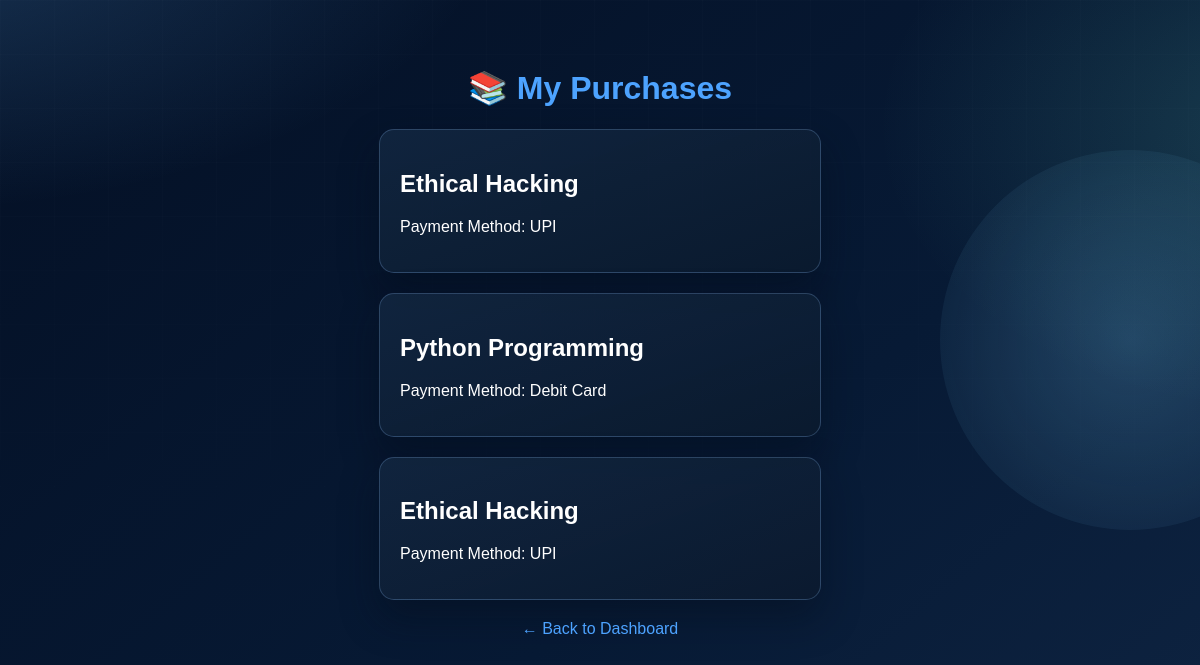
/my-purchases (signed in), run on the app's committed database.
### tables this page shows
CREATE TABLE purchases (
    id INTEGER PRIMARY KEY AUTOINCREMENT,
    email TEXT NOT NULL,
    book_name TEXT NOT NULL,
    payment_method TEXT NOT NULL
);

### app.py (the view)
@app.route('/my-purchases')
def my_purchases():
    if 'user' not in session:
        return redirect('/login')
    email = session['user']
    conn = get_db_connection()
    cursor = conn.cursor()
    cursor.execute(
        "SELECT * FROM purchases WHERE email=?",
        (email,)
    )
    purchases = cursor.fetchall()
    conn.close()
    return render_template(
        'my_purchases.html',
        purchases=purchases
    )

### app.py (called while the page is built)
def get_db_connection():
    conn = sqlite3.connect("database/bookverse.db")
    conn.row_factory = sqlite3.Row
    return conn

### templates/my_purchases.html (shortened to what this page needs)
<!DOCTYPE html>
<html>
<head>
</head>
<body>
<h1>📚 My Purchases</h1>
{% for item in purchases %}
<div class="card">
    <h2>{{ item['book_name'] }}</h2>
    <p>
        Payment Method:
        {{ item['payment_method'] }}
    </p>
</div>
{% endfor %}
<center>
    <a href="/dashboard">
        ← Back to Dashboard
    </a>
</center>
</body>
</html>

### templates/my_purchases.html (style rules this page uses)
body { background: radial-gradient(1100px 540px at -10% -10%, rgba(98,182,255,0.24), transparent 56%), radial-gradient(760px 520px at 108% 14%, rgba(114,235,205,0.16), transparent 55%), linear-gradient(140deg, #041025, #071a35 58%, #0f2543); color:white; font-family:Arial; padding:40px; min-height:100vh; position:relative; overflow-x:hidden; }
body::before, body::after { content:""; position:fixed; pointer-events:none; z-index:-1; }
body::before { width:380px; height:380px; border-radius:50%; right:-120px; top:150px; background:radial-gradient(circle at center, rgba(122,210,255,0.22), rgba(122,210,255,0)); }
body::after { inset:0; background-image:linear-gradient(rgba(255,255,255,0.022) 1px, transparent 1px), linear-gradient(90deg, rgba(255,255,255,0.022) 1px, transparent 1px); background-size:54px 54px; mask-image:linear-gradient(180deg, rgba(0,0,0,0.58), transparent 90%); }
h1 { text-align:center; color:#4da3ff; }
.card { background:linear-gradient(160deg, rgba(19,39,65,0.84), rgba(11,26,46,0.88)); margin:20px auto; padding:20px; width:400px; border-radius:15px; border:1px solid rgba(148,195,255,0.24); box-shadow:0 18px 38px rgba(5,14,28,0.44); }
a { color:#4da3ff; text-decoration:none; }

### data on the page
purchases: book_name "Ethical Hacking", payment_method "UPI"
purchases: book_name "Python Programming", payment_method "Debit Card"
purchases: book_name "Ethical Hacking", payment_method "UPI"
